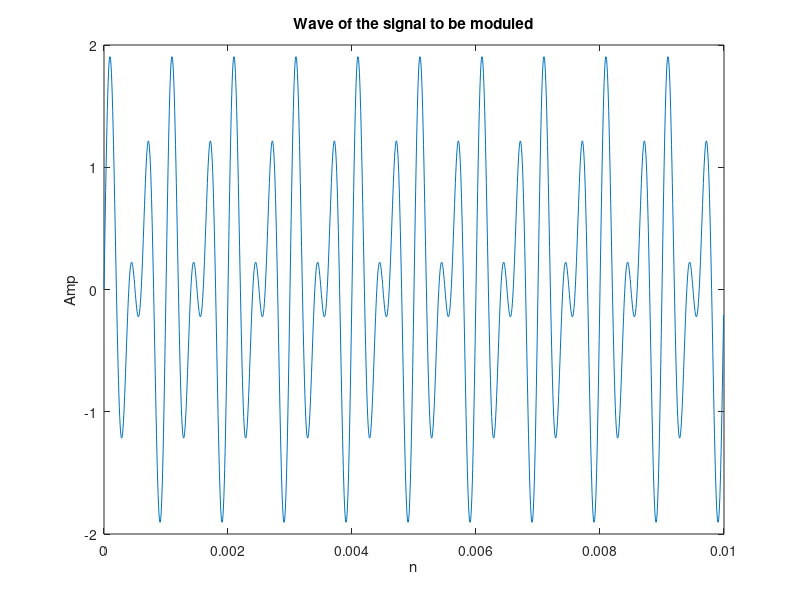
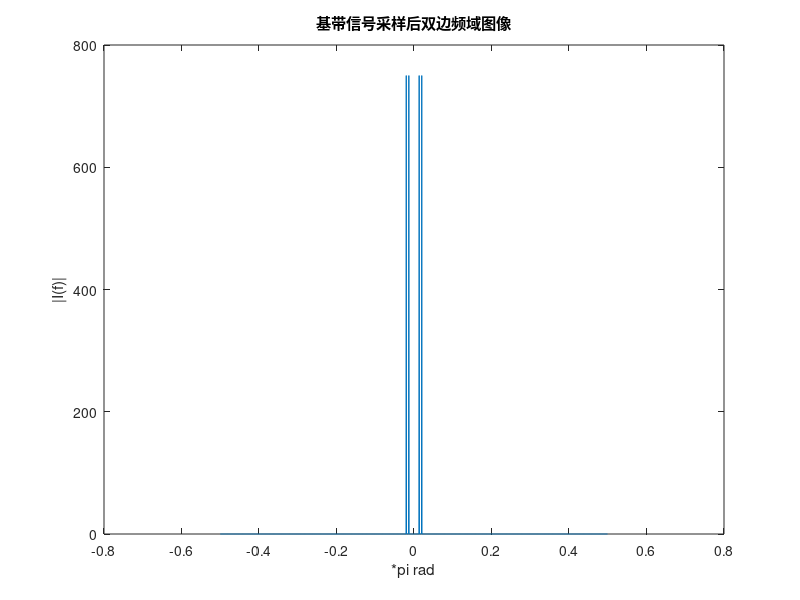
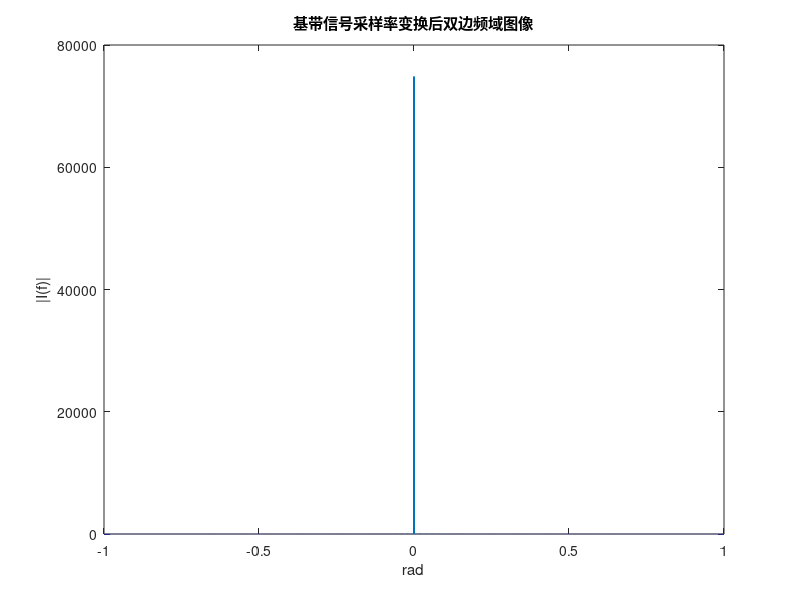

MATLAB code to generate these figures, in order: (Note: this script raises an error after producing the figures.)
%%This is the code of SDR course design project
%We create a digital transmiter and receiver based on DSB Module
%%
%Init parameter setting
clear all
clc
fs1=150e3;%we set the sampling rate of the f to 150kHz
t1=0:1/fs1:0.01-1/fs1;
fc=211011*4;
fs2=15e6;%we set the sampling rate of the carrier signal to 15MHz
t2=0:1/fs2:0.01-1/fs2;
load filteralpha.mat;
load filterbeta.mat;
load filtergamma.mat;
%%
f=sin(2*pi*2*10e2*t1)+sin(2*pi*3*10e2*t1);%the signal to be moduled
%f=filter(Num,1,f);%add a reshape filter
figure(1)
plot(t1,f);
title('Wave of the signal to be moduled');
xlabel("n");
ylabel("Amp");
N=length(f);
If=abs(fftshift(fft(f,N)));%fft
%fi=(-N/2:N/2-1)/N;%digital freq=analog freq*T
fi=((0:N-1)*1/N-1/2) ;
figure(2)
plot(fi,If);
title('基带信号采样后双边频域图像')
xlabel('*pi rad');
ylabel('|I(f)|');
%%
%Interp
f=interp(f,fs2/fs1);
N=length(f);
If=abs(fftshift(fft(f,N)));%fft
%fi=(-N/2:N/2-1)/N;%digital freq=analog freq*T
fi=2*((0:N-1)*1/N-1/2) ;
figure(3)
plot(fi,If);
title('基带信号采样率变换后双边频域图像')
xlabel('rad');
ylabel('|I(f)|');
[b,a]=sos2tf(SOS,G);
f=filter(b,a,f);
figure(4)
plot(t2,f);
title('Wave of the filtered interp signal');
xlabel("n");
ylabel("Amp");
N=length(f);
If=abs(fftshift(fft(f,N)));%fft
%fi=(-N/2:N/2-1)/N;%digital freq=analog freq*T
fi=2*((0:N-1)*1/N-1/2) ;
figure(5)
plot(fi,If);
title('基带信号采样率变换后经由DLPF滤波后双边频域图像')
xlabel('rad');
ylabel('|I(f)|');
%%
%I side and Q side Modulation
I=f;%I sideroad
Q=0;% Q sideroad
%%
c=cos(2*pi*fc*t2);%Carrier Signal
figure(6)
plot(t2,c);
title('Wave of the carrier signal');
xlabel("n");
ylabel("Amp");
%%
%DSB Modulation
%to be continued
s=f.*c;
figure(7)
plot(t2/0.001,s,t2/0.001,f,"r-");
title('Wave of the moduled signal');
xlabel('n');
ylabel("Amp");
legend('Modulated Message Signal','Message Signal m(n)')
%%
%DA module
Tx=interp(s+Q,5);
%%
%drawing the spectum of the signal
N=length(Tx);
If=abs(fftshift(fft(Tx,N)));%fft
%fi=fs2*5*(-N/2:N/2-1)/N;%digital freq=analog freq*T
%fi=(0:N-1)*fs1/N-fs1/2 ;
fi=((0:N-1)*fs2*5/N-fs2*5/2);
figure(8)
plot(fi,If);
title('发送信号双边频域图像')
xlabel('rad');
ylabel('|I(f)|');
%%
%Receiver part
ts3=0:1/(fs2*5):0.01-1/(fs2*5);
[b,a]=sos2tf(SOS1,G1);
Rx=filter(b, a, Tx);
N=length(Rx);
If=abs(fftshift(fft(Rx,N)));%fft
%fi=fs2*5*(-N/2:N/2-1)/N;%digital freq=analog freq*T
fi=(0:N-1)*fs2*5/N-fs2*5/2 ;
figure(9)
plot(fi,If);
title('发送信号经由选频滤波器后的双边频域图像')
xlabel('rad');
ylabel('|I(f)|');
%mix freq
Signal_mix=Rx.*cos(2*pi*389044*ts3);
N=length(Signal_mix);
If=abs(fftshift(fft(Signal_mix,N)));%fft
%fi=fs2*5*(-N/2:N/2-1)/N;%digital freq=analog freq*T
fi=(0:N-1)*fs2*5/N-fs2*5/2 ;
figure(10)
plot(fi,If);
title('混频后信号双边频域图像')
xlabel('rad');
ylabel('|I(f)|');
%filter
[b,a]=sos2tf(SOS2,G2);
Signal_filter=filter(b,a,Signal_mix);
N=length(Signal_filter);
If=abs(fftshift(fft(Signal_filter,N)));%fft
%fi=fs2*5*(-N/2:N/2-1)/N;%digital freq=analog freq*T
fi=(0:N-1)*fs2*5/N-fs2*5/2 ;
figure(11)
plot(fi,If);
title('中频滤波后信号双边频域图像')
xlabel('rad');
ylabel('|I(f)|');
figure(12)
plot(ts3,Signal_filter);
title('滤波后信号时域图像')
xlabel('rad');
ylabel('|I(f)|');
Signal_down=downsample(Signal_filter,5);
N=length(Signal_down);
If=abs(fftshift(fft(Signal_down,N)));%fft
%fi=fs2*5*(-N/2:N/2-1)/N;%digital freq=analog freq*T
fi=(0:N-1)*fs2/N-fs2/2 ;
figure(13)
plot(fi,If);
title('AD后信号双边频域图像')
xlabel('rad');
ylabel('|I(f)|');
%%
%Costas环
% mix=Tx.*cos(2*pi*fc*t2);
% N=length(mix);
% If=abs(fftshift(fft(mix,N)));%fft
% fi=fs2*(-N/2:N/2-1)/N;%digital freq=analog freq*T
% figure(8)
% plot(fi,If);
% title('发送信号双边频域图像')
% xlabel('rad');
% ylabel('|I(f)|');
